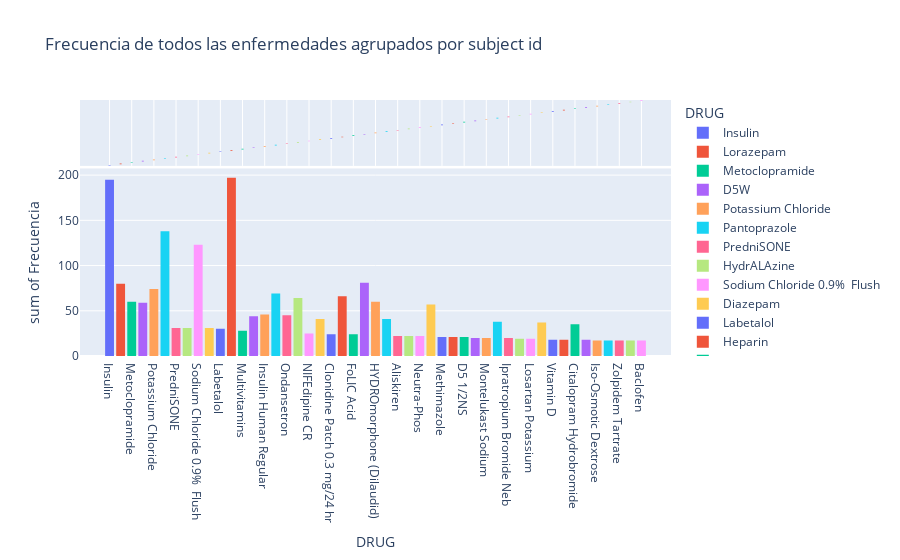

The cell this chart's notebook holds for it:
### Code cell
fig = px.histogram(top_most_freq[:100], x=name, y="Frecuencia", color=name,
                   marginal="box",title ="Frecuencia de todos las enfermedades agrupados por subject id" # or violin, rugt 
                   )
fig.show()
